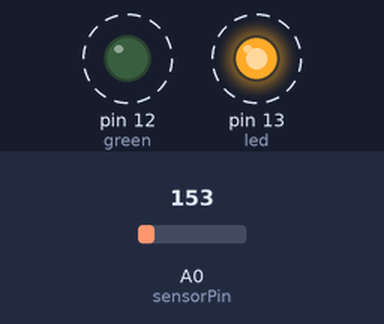
The sketch below on a simulated Arduino Uno, built with avr-gcc and run on an emulated ATmega328P. Shown: output pins drawn as LEDs (lit = HIGH). Dashed ring = blinking. The test bench sets the inputs (shaded band); at power-on: A0 (sensorPin) = 153. What the sketch prints to the serial monitor is not drawn.

Above: at 0.5 s.
Timing chart, 0 to 4.6 s (numbered marks = the images above):
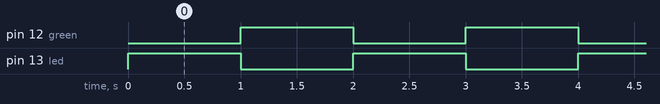

The sketch:

fiveVoltThermowLEDs.ino
```cpp
//TMP36 Pin Variables
int sensorPin = 0; //the analog pin the TMP36's Vout (sense) pin is connected to
                        //the resolution is 10 mV / degree centigrade with a
                        //500 mV offset to allow for negative temperatures
 // Pin 13 has an LED connected on most Arduino boards.
// give it a name:
int led = 13;
int green = 12;

/*
 * setup() - this function runs once when you turn your Arduino on
 * We initialize the serial connection with the computer
 */
void setup()
{
  Serial.begin(9600);  //Start the serial connection with the computer
                       //to view the result open the serial monitor

                         // initialize the digital pin as an output.
  pinMode(led, OUTPUT);
  pinMode(green,OUTPUT);
}

void loop()                     // run over and over again
{
 //getting the voltage reading from the temperature sensor
 int reading = analogRead(sensorPin);

 // converting that reading to voltage, for 3.3v arduino use 3.3
 float voltage = reading * 5.0;
 voltage /= 1024.0;

 // print out the voltage
digitalWrite(led, HIGH);   // turn the LED on (HIGH is the voltage level)
digitalWrite(green, LOW);   //turn green LED off
delay(1000);
Serial.print(voltage); Serial.println(" volts");

 // now print out the temperature
 float temperatureC = (voltage - 0.5) * 100 ;  //converting from 10 mv per degree wit 500 mV offset
                                               //to degrees ((volatge - 500mV) times 100)
 Serial.print(temperatureC); Serial.println(" degrees C");

 // now convert to Fahrenheight
 float temperatureF = (temperatureC * 9.0 / 5.0) + 32.0;
 Serial.print(temperatureF); Serial.println(" degrees F");

  digitalWrite(led, LOW);    // turn the LED off by making the voltage LOW
  digitalWrite(green, HIGH);  //waiting a second
 delay(1000);
}
```

Measured:
- by itself, pin 12 (green), pin 13 (led): alternates HIGH for 1.0 s and LOW for 1.0 s
